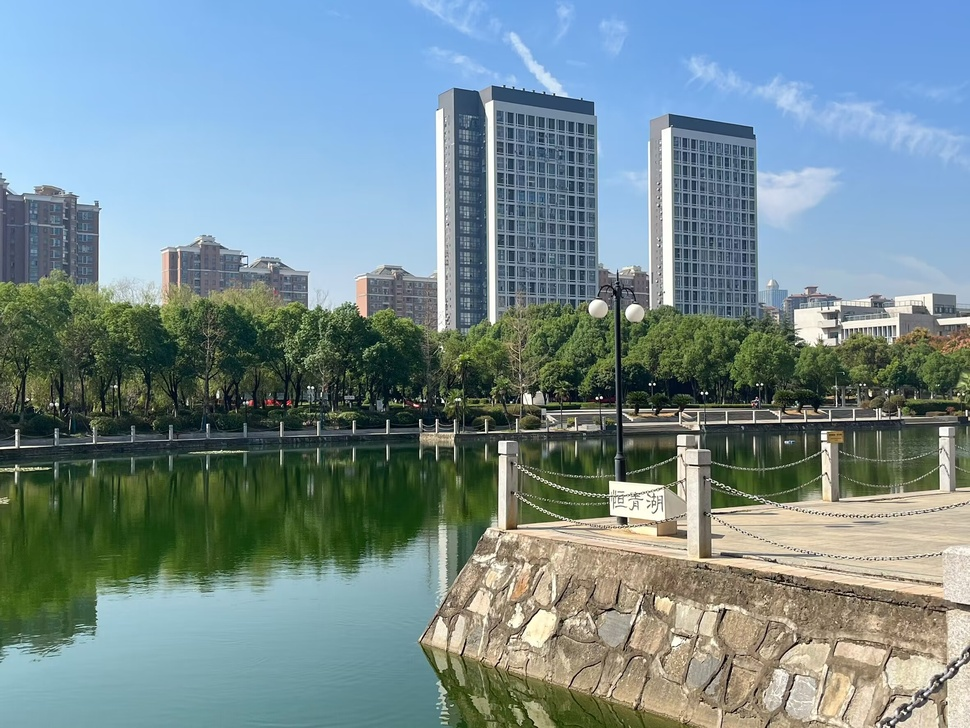
#> input picture 2.jpg, 970 x 728 px, shrunk from 2362 x 1772 before the run
$ python '位平面切片.py'
#> lines starting #> are read from the running program, lines starting #| are printed output that depends on the picture; after the words box and inside, x2 and y2 are one past the last pixel; in counts of white or black regions, pixels touching at a corner belong together
import cv2
import numpy as np
import matplotlib.pyplot as plt

# 读取灰度图像
image = cv2.imread('2.jpg', cv2.IMREAD_GRAYSCALE)
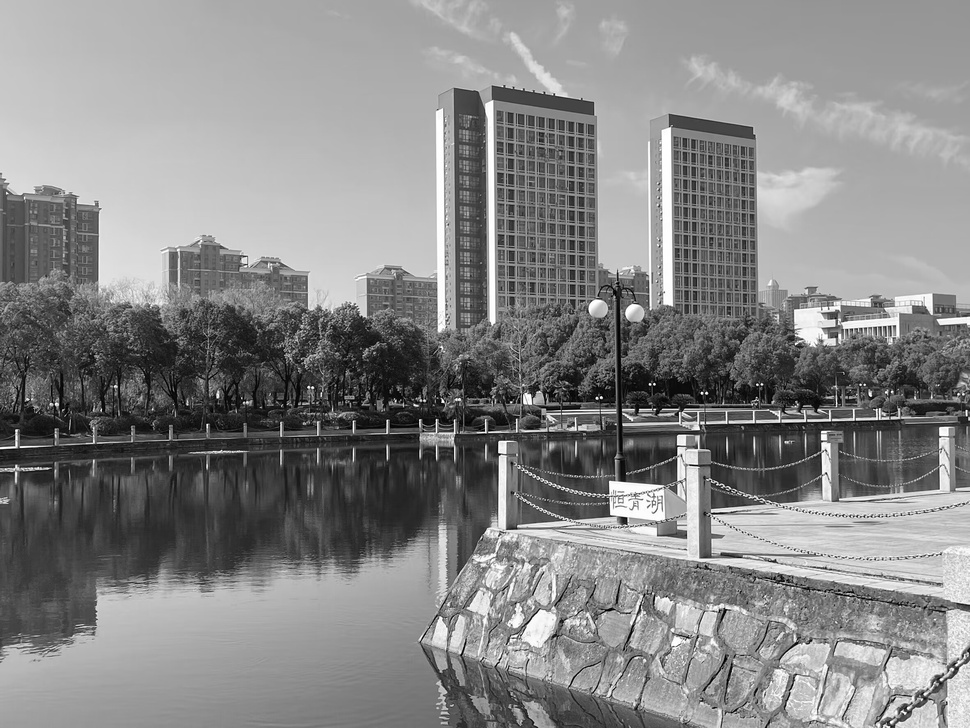
#> image: shape (728, 970); min 0, max 255, mean 134

# 获取图像的高和宽
height, width = image.shape
#> height = 728; width = 970

# 准备存储每个位平面图像
bit_planes = []

# 进行位平面切片
for i in range(8):
    # 创建一个与原图像相同大小的图像，用于存储当前位平面
    bit_plane = np.zeros((height, width), dtype=np.uint8)

    # 将每个像素值的第i位提取出来
    bit_plane = (image >> i) & 1

    # 将其转换为 0 和 255 的图像（黑白）
    bit_plane = bit_plane * 255

    # 添加到结果列表
    bit_planes.append(bit_plane)
#> this loop made 8 passes
#> pass 1, `bit_plane = (image >> i) & 1`:
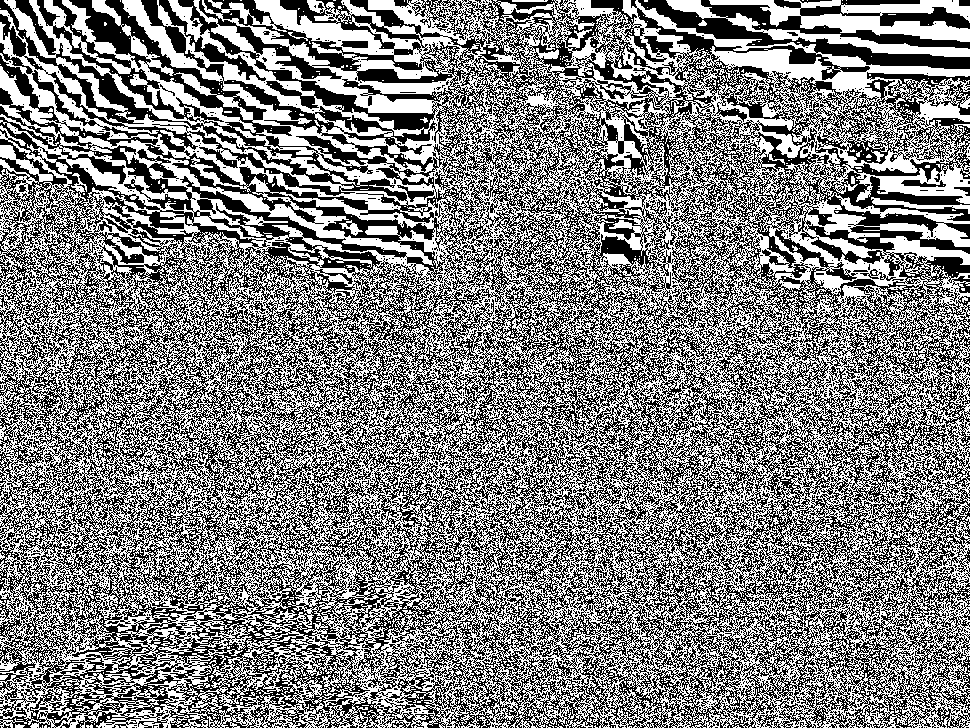
#> bit_plane: shape (728, 970); values 0 (black) and 1 (white), 50.5% white; black in thin lines or dots
#> pass 2, `bit_plane = (image >> i) & 1`:
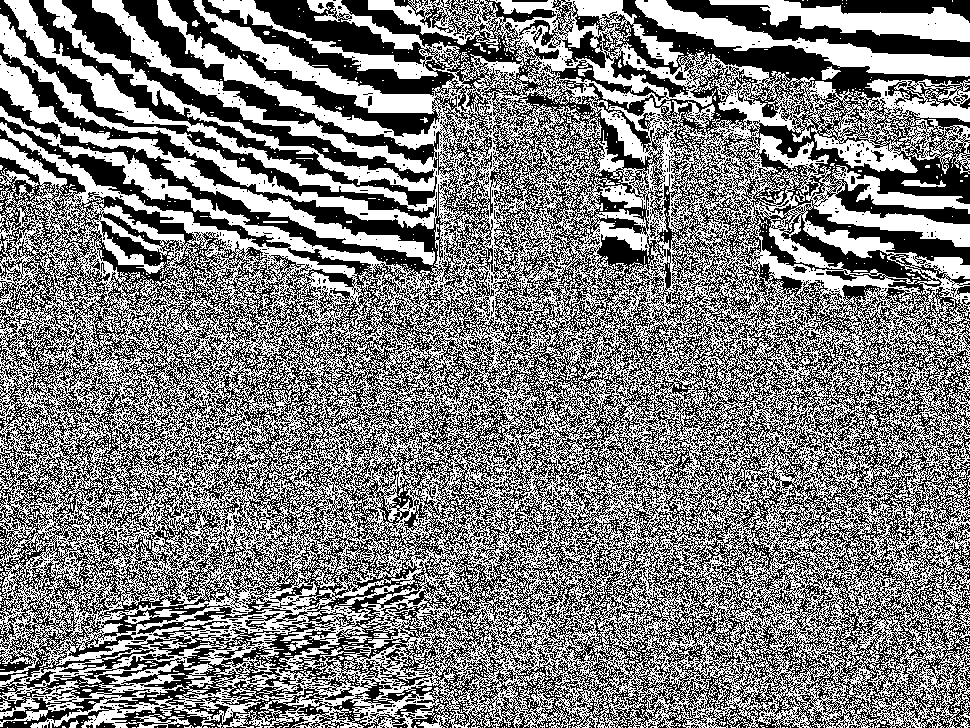
#> bit_plane: shape (728, 970); values 0 (black) and 1 (white), 50.1% white; 2313 black regions (2260 under 20 px), largest, box (x1, y1, x2, y2) and area: (0, 0, 970, 728) 321568, (62, 0, 435, 183) 6155, (666, 0, 970, 57) 5045
#> after the loop:
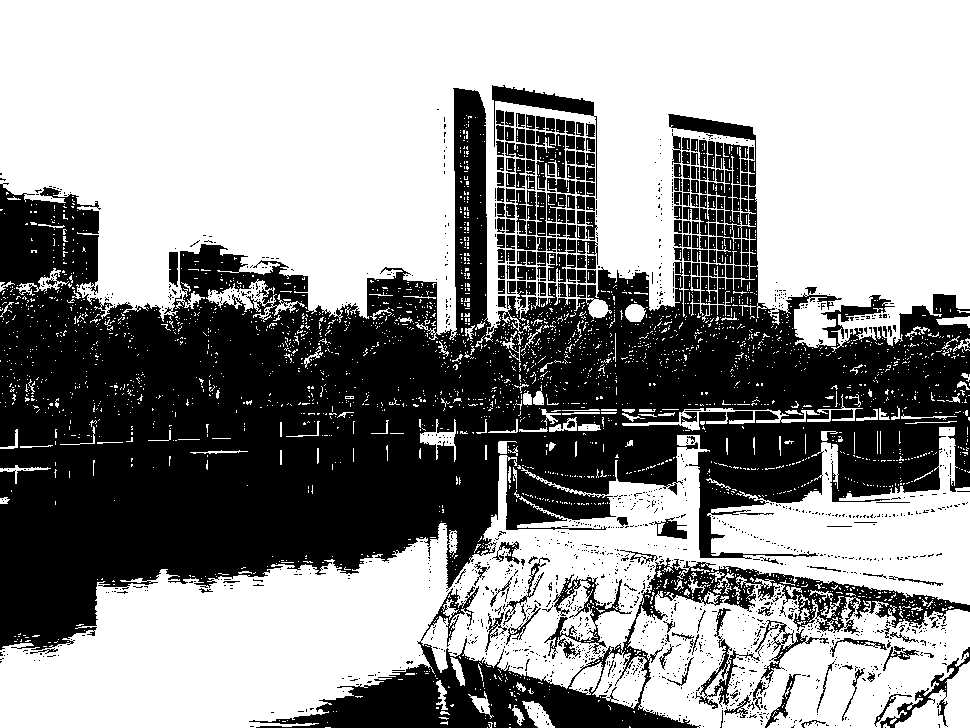
#> bit_plane: shape (728, 970); 58.2% white; 1525 black regions (1314 under 20 px), largest, box (x1, y1, x2, y2) and area: (0, 88, 970, 650) 237601, (249, 558, 970, 728) 23867, (492, 85, 597, 199) 1626
#> after the loop, bit_planes = 8 items

# 显示结果
plt.figure(figsize=(10, 10))
for i in range(8):
    plt.subplot(2, 4, i + 1)
    plt.imshow(bit_planes[i], cmap='gray')
    plt.title(f'Bit Plane {i}')
    plt.axis('off')

plt.tight_layout()
plt.show()
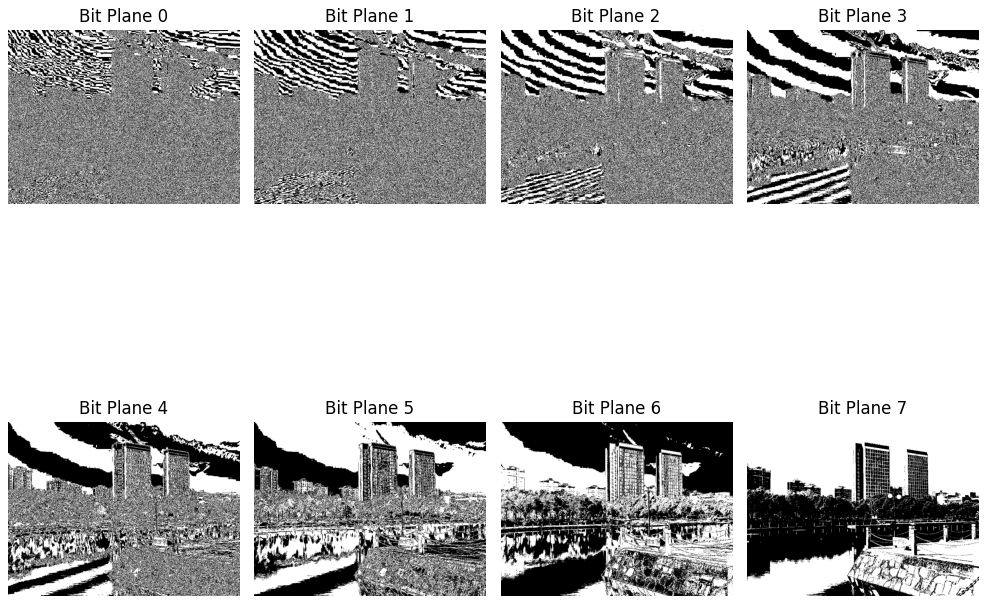
#> figure drawn by matplotlib, 8 panels

$ run again, with 1.jpg copied over 2.jpg
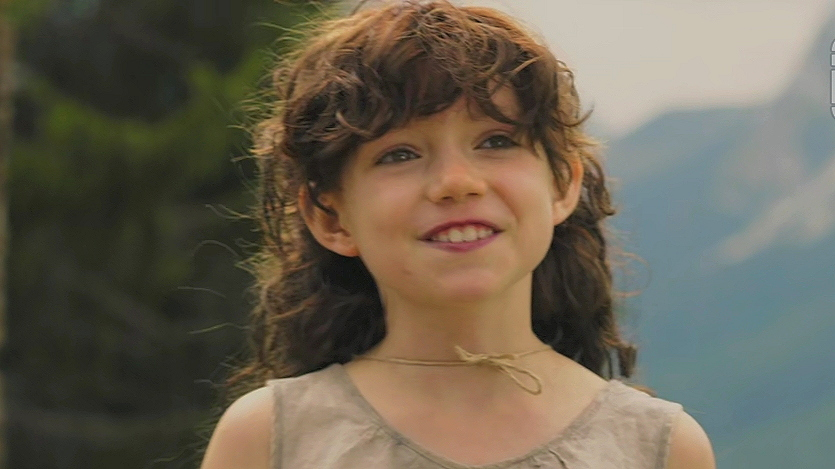
#> input picture 1.jpg, 835 x 469 px
#> the loop `for i in range(8):` made 8 passes
#> pass 1, `bit_plane = (image >> i) & 1`:
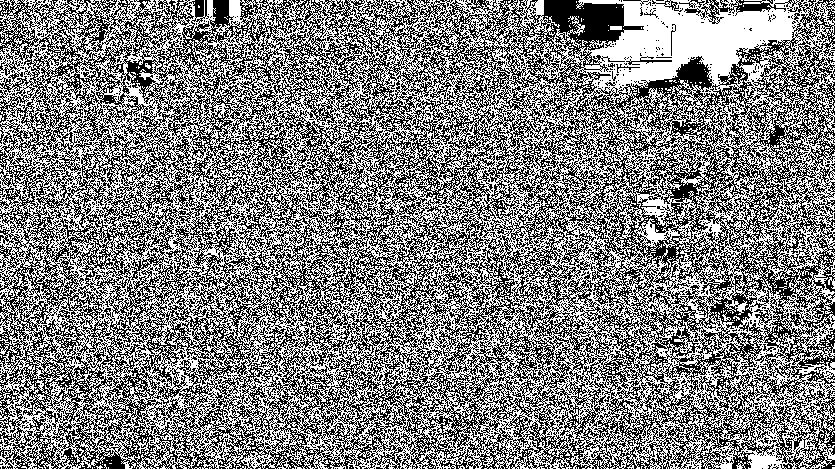
#> bit_plane: shape (469, 835); values 0 (black) and 1 (white), 50.6% white; black in thin lines or dots
#> after the loop `for i in range(8):`:
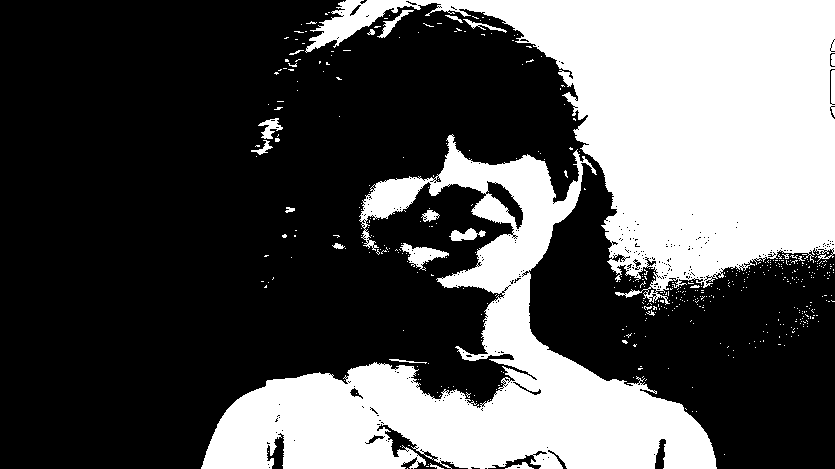
#> bit_plane: shape (469, 835); 33.7% white; 485 white regions (465 under 20 px), largest, box (x1, y1, x2, y2) and area: (305, 0, 835, 305) 72483, (201, 134, 717, 469) 56414, (400, 243, 449, 271) 550
#> after the loop `for i in range(8):`: bit_planes = 8 items

$ run again, with 3.png saved as 2.jpg
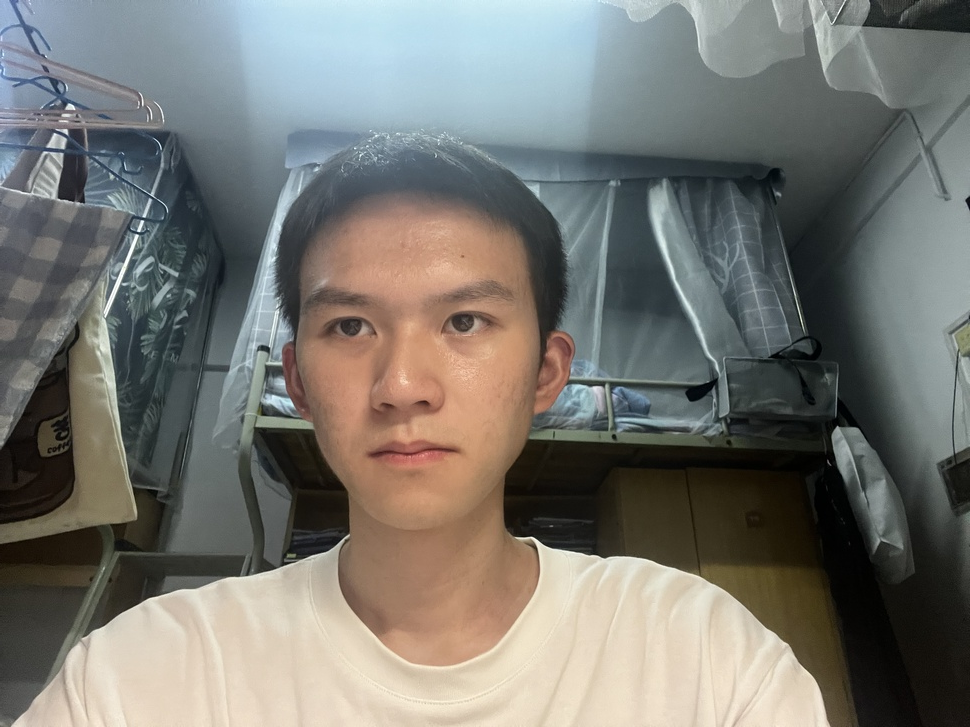
#> input picture 3.png, 970 x 727 px, shrunk from 4032 x 3024 before the run
#> the loop `for i in range(8):` made 8 passes
#> pass 1, `bit_plane = (image >> i) & 1`:
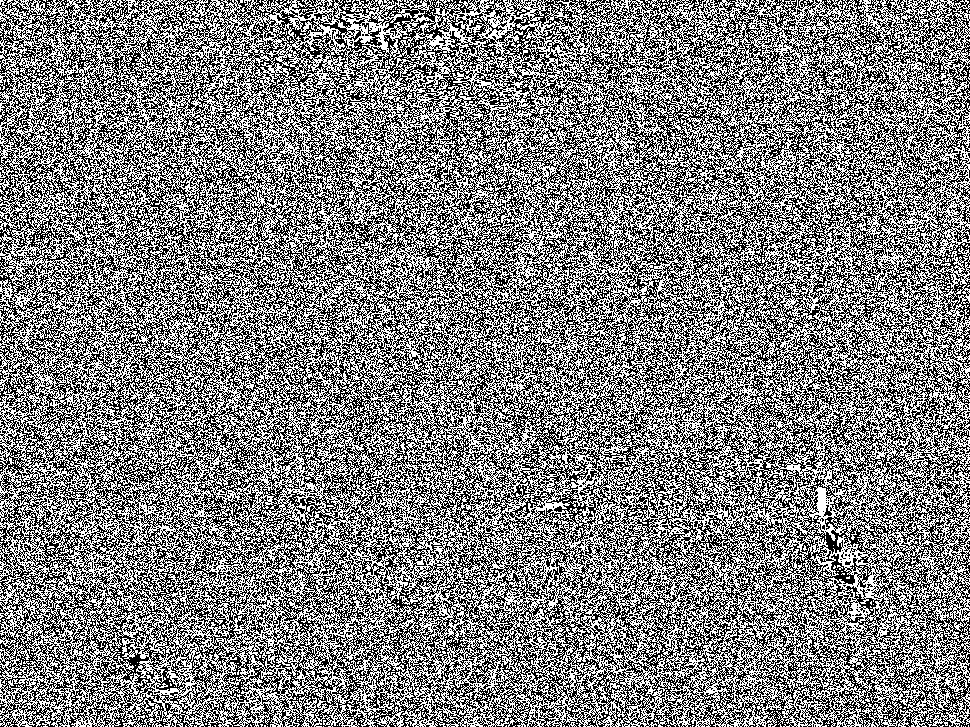
#> bit_plane: shape (727, 970); values 0 (black) and 1 (white), 50.1% white; black in thin lines or dots
#> after the loop `for i in range(8):`:
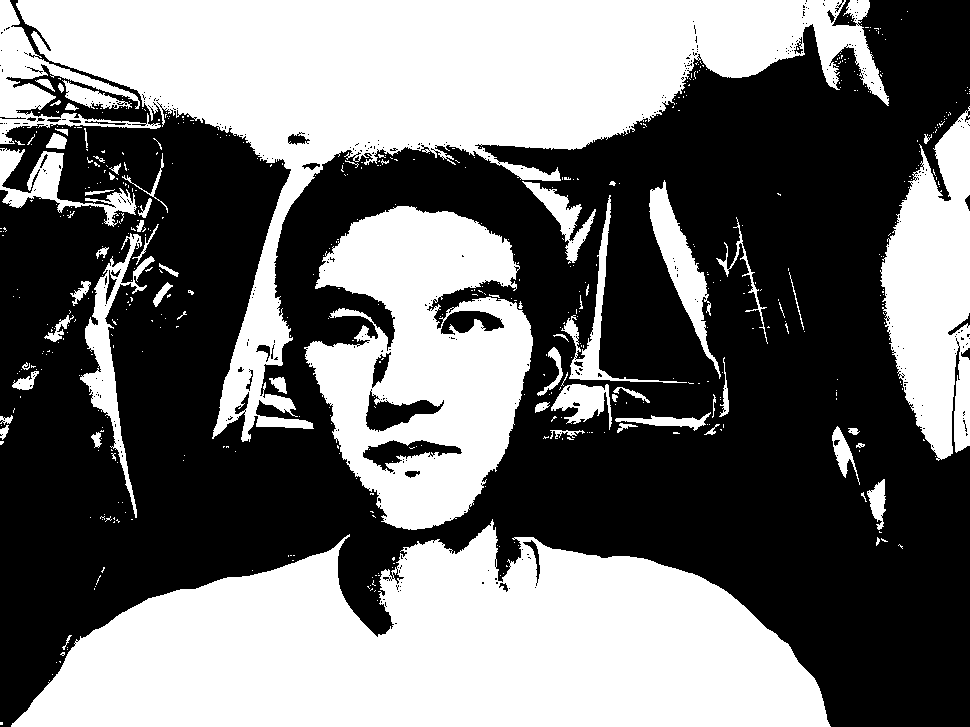
#> bit_plane: shape (727, 970); 44.4% white; 563 white regions (496 under 20 px), largest, box (x1, y1, x2, y2) and area: (11, 519, 831, 727) 111367, (16, 0, 889, 442) 105398, (304, 206, 533, 530) 45280
#> after the loop `for i in range(8):`: bit_planes = 8 items
